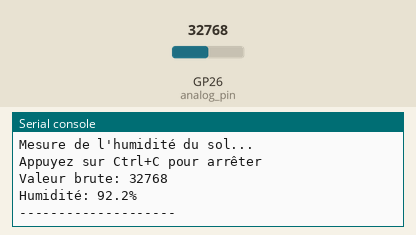
This program was run on a simulated Raspberry Pi Pico running MicroPython. Shown: the last lines printed to the serial console. The inputs (shaded band) are chosen by the test bench; at power-on: GP26 (analog_pin) = 32768 (analog values on the 0–65535 scale).

Above: at 1.2 s.
1.3 s: GP26 (analog_pin) set to 45874
At 2.6 s:
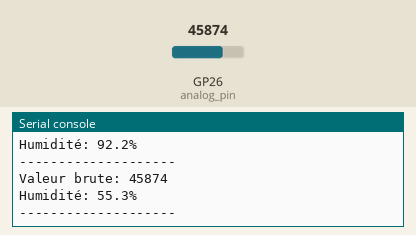
2.8 s: GP26 (analog_pin) set to 57670
At 4.6 s:
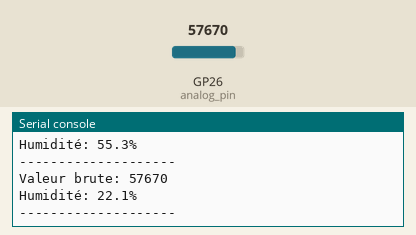
Timing chart, 0 to 6.1 s (numbered marks = the images above; inputs shaded):
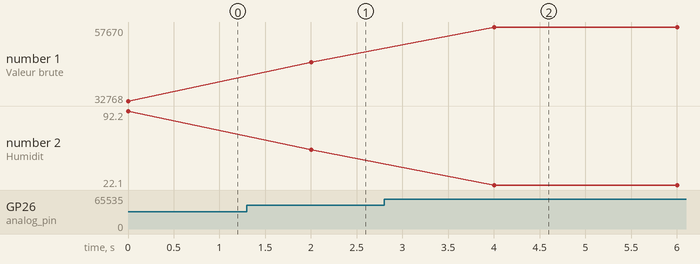

Measured:
- after the input at 1.3 s, the serial console: prints a new line after 0.70 s (image 1)
- after the input at 2.8 s, the serial console: prints a new line after 1.2 s (image 2)
- plotted number 1: 32768 → 45874 after the input at 1.3 s, 45874 → 57670 after the input at 2.8 s
- plotted number 2: 92.2 → 55.3 after the input at 1.3 s, 55.3 → 22.1 after the input at 2.8 s

The program:

lm393_sensor.py
```python
from machine import Pin, ADC
import time

class LM393Sensor:
    def __init__(self, analog_pin=26, digital_pin=16, use_digital=False):
        """
        Initialise le capteur d'humidité du sol LM393

        Args:
            analog_pin (int): Numéro de la broche GPIO ADC à utiliser (par défaut: 26 - ADC0)
            digital_pin (int): Numéro de la broche GPIO pour la sortie numérique (par défaut: 16)
            use_digital (bool): Utiliser la sortie numérique au lieu de l'analogique (par défaut: False)
        """
        # Configurer la broche analogique (ADC)
        self.adc = ADC(Pin(analog_pin))

        # Configurer la broche numérique (optionnelle)
        self.digital_pin = Pin(digital_pin, Pin.IN) if use_digital else None

        # Paramètres pour la conversion des valeurs
        self.dry_value = 65535  # Valeur ADC pour sol sec (à calibrer)
        self.wet_value = 30000  # Valeur ADC pour sol humide (à calibrer)
        self.use_digital = use_digital

    def calibrate(self, dry_value, wet_value):
        """
        Calibre le capteur avec des valeurs de référence

        Args:
            dry_value (int): Valeur ADC pour un sol sec
            wet_value (int): Valeur ADC pour un sol humide
        """
        self.dry_value = dry_value
        self.wet_value = wet_value

    def read_raw(self):
        """
        Lit la valeur brute du capteur

        Returns:
            int: Valeur brute du capteur (0-65535)
        """
        return self.adc.read_u16()

    def read_percent(self):
        """
        Lit l'humidité du sol en pourcentage

        Returns:
            float: Pourcentage d'humidité (0-100%)
        """
        raw = self.read_raw()

        # Protection contre division par zéro
        if self.dry_value <= self.wet_value:
            return 0

        # Calculer le pourcentage (0-100%)
        # La valeur brute diminue quand l'humidité augmente
        percent = ((self.dry_value - raw) / (self.dry_value - self.wet_value)) * 100

        # Limiter entre 0 et 100%
        return max(0, min(100, percent))

    def read_humidity(self):
        return {"HS": self.read_percent()}

# Exemple d'utilisation si ce fichier est exécuté directement
if __name__ == "__main__":
    # Créer une instance du capteur sur la broche ADC0 (GPIO 26)
    sensor = LM393Sensor(analog_pin=26)

    # Calibration optionnelle (à faire avec le capteur dans l'air puis dans l'eau)
    # sensor.calibrate(dry_value=65000, wet_value=20000)

    print("Mesure de l'humidité du sol...")
    print("Appuyez sur Ctrl+C pour arrêter")

    try:
        while True:
            raw = sensor.read_raw()
            percent = sensor.read_percent()

            print(f"Valeur brute: {raw}")
            print(f"Humidité: {percent:.1f}%")
            print("-" * 20)

            time.sleep(2)
    except KeyboardInterrupt:
        print("Programme arrêté par l'utilisateur")
```
